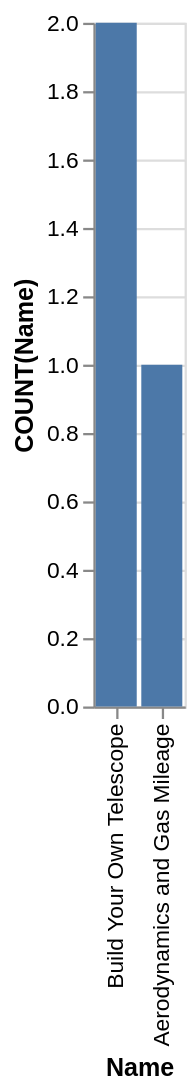

Here is the Vega-Lite specification saved for this chart:
### Vega-Lite specification from a JSON file in a GitHub repository (floating-point values rounded to 4 significant figures)
{"data": {"values": [{"x_data": "Build Your Own Telescope", "y_data": 2}, {"x_data": "Aerodynamics and Gas Mileage", "y_data": 1}]}, "mark": "bar", "encoding": {"x": {"field": "x_data", "type": "nominal", "title": "Name", "sort": "descending"}, "y": {"field": "y_data", "type": "quantitative", "title": "COUNT(Name)"}}}
